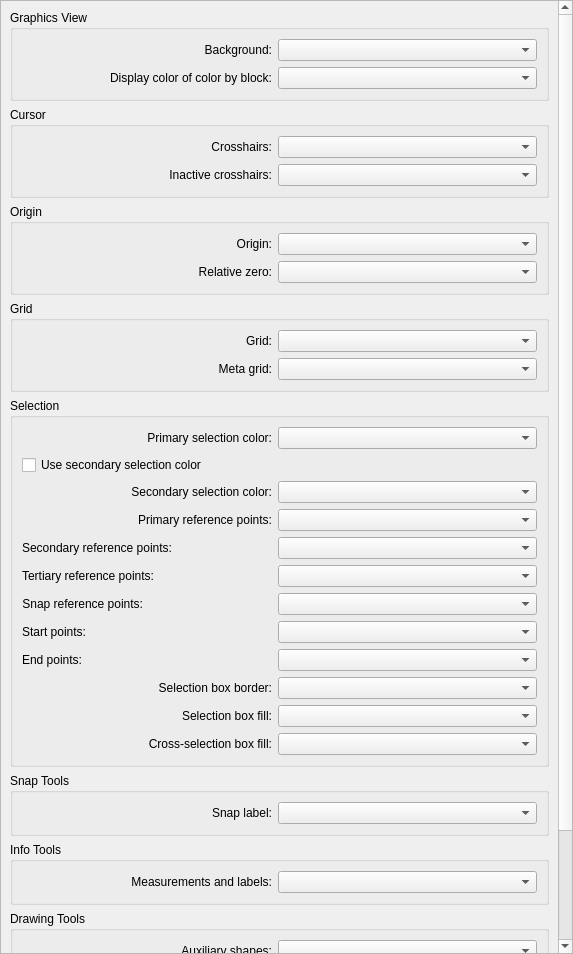
<?xml version="1.0" encoding="UTF-8"?>
<ui version="4.0">
 <class>GraphicsViewColors</class>
 <widget class="QScrollArea" name="GraphicsViewColors">
  <property name="geometry">
   <rect>
    <x>0</x>
    <y>0</y>
    <width>573</width>
    <height>954</height>
   </rect>
  </property>
  <property name="windowTitle">
   <string notr="true"/>
  </property>
  <property name="widgetResizable">
   <bool>true</bool>
  </property>
  <widget class="QWidget" name="scrollAreaWidgetContents">
   <property name="geometry">
    <rect>
     <x>0</x>
     <y>0</y>
     <width>556</width>
     <height>1193</height>
    </rect>
   </property>
   <layout class="QVBoxLayout" name="verticalLayout">
    <item>
     <widget class="QGroupBox" name="groupBox">
      <property name="title">
       <string>Graphics View</string>
      </property>
      <layout class="QFormLayout" name="formLayout_2">
       <item row="0" column="0">
        <widget class="QLabel" name="label">
         <property name="minimumSize">
          <size>
           <width>250</width>
           <height>0</height>
          </size>
         </property>
         <property name="text">
          <string>Background:</string>
         </property>
         <property name="alignment">
          <set>Qt::AlignRight|Qt::AlignTrailing|Qt::AlignVCenter</set>
         </property>
        </widget>
       </item>
       <item row="0" column="1">
        <widget class="RColorCombo" name="BackgroundColor">
         <property name="currentIndex">
          <number>-1</number>
         </property>
         <property name="onlyFixed" stdset="0">
          <bool>true</bool>
         </property>
         <property name="color" stdset="0">
          <color>
           <red>0</red>
           <green>0</green>
           <blue>0</blue>
          </color>
         </property>
         <property name="blackWhite" stdset="0">
          <bool>false</bool>
         </property>
        </widget>
       </item>
       <item row="1" column="0">
        <widget class="QLabel" name="label">
         <property name="minimumSize">
          <size>
           <width>250</width>
           <height>0</height>
          </size>
         </property>
         <property name="text">
          <string>Display color of color by block:</string>
         </property>
         <property name="alignment">
          <set>Qt::AlignRight|Qt::AlignTrailing|Qt::AlignVCenter</set>
         </property>
        </widget>
       </item>
       <item row="1" column="1">
        <widget class="RColorCombo" name="ByBlockColor">
         <property name="currentIndex">
          <number>-1</number>
         </property>
         <property name="onlyFixed" stdset="0">
          <bool>true</bool>
         </property>
         <property name="color" stdset="0">
          <color>
           <red>255</red>
           <green>255</green>
           <blue>255</blue>
          </color>
         </property>
         <property name="blackWhite" stdset="0">
          <bool>false</bool>
         </property>
        </widget>
       </item>
      </layout>
     </widget>
    </item>
    <item>
     <widget class="QGroupBox" name="groupBox_2">
      <property name="title">
       <string>Cursor</string>
      </property>
      <layout class="QFormLayout" name="formLayout">
       <item row="0" column="0">
        <widget class="QLabel" name="label_3">
         <property name="sizePolicy">
          <sizepolicy hsizetype="Preferred" vsizetype="Preferred">
           <horstretch>0</horstretch>
           <verstretch>0</verstretch>
          </sizepolicy>
         </property>
         <property name="minimumSize">
          <size>
           <width>250</width>
           <height>0</height>
          </size>
         </property>
         <property name="text">
          <string>Crosshairs:</string>
         </property>
         <property name="alignment">
          <set>Qt::AlignRight|Qt::AlignTrailing|Qt::AlignVCenter</set>
         </property>
        </widget>
       </item>
       <item row="0" column="1">
        <widget class="RColorCombo" name="CrosshairColor">
         <property name="onlyFixed" stdset="0">
          <bool>true</bool>
         </property>
         <property name="showAlphaChannel" stdset="0">
          <bool>true</bool>
         </property>
         <property name="color" stdset="0">
          <color alpha="128">
           <red>255</red>
           <green>194</green>
           <blue>0</blue>
          </color>
         </property>
         <property name="blackWhite" stdset="0">
          <bool>false</bool>
         </property>
        </widget>
       </item>
       <item row="1" column="0">
        <widget class="QLabel" name="label_14">
         <property name="minimumSize">
          <size>
           <width>250</width>
           <height>0</height>
          </size>
         </property>
         <property name="text">
          <string>Inactive crosshairs:</string>
         </property>
         <property name="alignment">
          <set>Qt::AlignRight|Qt::AlignTrailing|Qt::AlignVCenter</set>
         </property>
        </widget>
       </item>
       <item row="1" column="1">
        <widget class="RColorCombo" name="CrosshairColorInactive">
         <property name="onlyFixed" stdset="0">
          <bool>true</bool>
         </property>
         <property name="showAlphaChannel" stdset="0">
          <bool>true</bool>
         </property>
         <property name="color" stdset="0">
          <color alpha="128">
           <red>108</red>
           <green>79</green>
           <blue>0</blue>
          </color>
         </property>
         <property name="blackWhite" stdset="0">
          <bool>false</bool>
         </property>
        </widget>
       </item>
      </layout>
     </widget>
    </item>
    <item>
     <widget class="QGroupBox" name="groupBox_3">
      <property name="title">
       <string>Origin</string>
      </property>
      <layout class="QFormLayout" name="formLayout_3">
       <item row="0" column="0">
        <widget class="QLabel" name="label_2">
         <property name="minimumSize">
          <size>
           <width>250</width>
           <height>0</height>
          </size>
         </property>
         <property name="text">
          <string>Origin:</string>
         </property>
         <property name="alignment">
          <set>Qt::AlignRight|Qt::AlignTrailing|Qt::AlignVCenter</set>
         </property>
        </widget>
       </item>
       <item row="0" column="1">
        <widget class="RColorCombo" name="OriginColor">
         <property name="onlyFixed" stdset="0">
          <bool>true</bool>
         </property>
         <property name="showAlphaChannel" stdset="0">
          <bool>true</bool>
         </property>
         <property name="color" stdset="0">
          <color alpha="192">
           <red>255</red>
           <green>0</green>
           <blue>0</blue>
          </color>
         </property>
         <property name="blackWhite" stdset="0">
          <bool>false</bool>
         </property>
        </widget>
       </item>
       <item row="1" column="0">
        <widget class="QLabel" name="label_11">
         <property name="minimumSize">
          <size>
           <width>250</width>
           <height>0</height>
          </size>
         </property>
         <property name="text">
          <string>Relative zero:</string>
         </property>
         <property name="alignment">
          <set>Qt::AlignRight|Qt::AlignTrailing|Qt::AlignVCenter</set>
         </property>
        </widget>
       </item>
       <item row="1" column="1">
        <widget class="RColorCombo" name="RelativeZeroColor">
         <property name="onlyFixed" stdset="0">
          <bool>true</bool>
         </property>
         <property name="showAlphaChannel" stdset="0">
          <bool>true</bool>
         </property>
         <property name="color" stdset="0">
          <color>
           <red>162</red>
           <green>36</green>
           <blue>36</blue>
          </color>
         </property>
         <property name="blackWhite" stdset="0">
          <bool>false</bool>
         </property>
        </widget>
       </item>
      </layout>
     </widget>
    </item>
    <item>
     <widget class="QGroupBox" name="groupBox_4">
      <property name="title">
       <string>Grid</string>
      </property>
      <layout class="QFormLayout" name="formLayout_4">
       <item row="0" column="0">
        <widget class="QLabel" name="label_4">
         <property name="minimumSize">
          <size>
           <width>250</width>
           <height>0</height>
          </size>
         </property>
         <property name="text">
          <string>Grid:</string>
         </property>
         <property name="alignment">
          <set>Qt::AlignRight|Qt::AlignTrailing|Qt::AlignVCenter</set>
         </property>
        </widget>
       </item>
       <item row="0" column="1">
        <widget class="RColorCombo" name="GridColor">
         <property name="onlyFixed" stdset="0">
          <bool>true</bool>
         </property>
         <property name="showAlphaChannel" stdset="0">
          <bool>true</bool>
         </property>
         <property name="color" stdset="0">
          <color alpha="192">
           <red>192</red>
           <green>192</green>
           <blue>192</blue>
          </color>
         </property>
         <property name="blackWhite" stdset="0">
          <bool>false</bool>
         </property>
        </widget>
       </item>
       <item row="1" column="0">
        <widget class="QLabel" name="label_5">
         <property name="minimumSize">
          <size>
           <width>250</width>
           <height>0</height>
          </size>
         </property>
         <property name="text">
          <string>Meta grid:</string>
         </property>
         <property name="alignment">
          <set>Qt::AlignRight|Qt::AlignTrailing|Qt::AlignVCenter</set>
         </property>
        </widget>
       </item>
       <item row="1" column="1">
        <widget class="RColorCombo" name="MetaGridColor">
         <property name="onlyFixed" stdset="0">
          <bool>true</bool>
         </property>
         <property name="showAlphaChannel" stdset="0">
          <bool>true</bool>
         </property>
         <property name="color" stdset="0">
          <color alpha="64">
           <red>192</red>
           <green>192</green>
           <blue>192</blue>
          </color>
         </property>
         <property name="blackWhite" stdset="0">
          <bool>false</bool>
         </property>
        </widget>
       </item>
      </layout>
     </widget>
    </item>
    <item>
     <widget class="QGroupBox" name="groupBox_5">
      <property name="title">
       <string>Selection</string>
      </property>
      <layout class="QFormLayout" name="formLayout_5">
       <item row="0" column="0">
        <widget class="QLabel" name="label_7">
         <property name="minimumSize">
          <size>
           <width>250</width>
           <height>0</height>
          </size>
         </property>
         <property name="text">
          <string>Primary selection color:</string>
         </property>
         <property name="alignment">
          <set>Qt::AlignRight|Qt::AlignTrailing|Qt::AlignVCenter</set>
         </property>
        </widget>
       </item>
       <item row="0" column="1">
        <widget class="RColorCombo" name="SelectionColor">
         <property name="onlyFixed" stdset="0">
          <bool>true</bool>
         </property>
         <property name="showAlphaChannel" stdset="0">
          <bool>true</bool>
         </property>
         <property name="color" stdset="0">
          <color alpha="128">
           <red>209</red>
           <green>90</green>
           <blue>90</blue>
          </color>
         </property>
         <property name="blackWhite" stdset="0">
          <bool>false</bool>
         </property>
        </widget>
       </item>
       <item row="1" column="0">
        <widget class="QCheckBox" name="UseSecondarySelectionColor">
         <property name="text">
          <string>Use secondary selection color</string>
         </property>
        </widget>
       </item>
       <item row="1" column="1">
        <widget class="QWidget" name="widget" native="true"/>
       </item>
       <item row="2" column="0">
        <widget class="QLabel" name="SecondarySelectionColorLabel">
         <property name="minimumSize">
          <size>
           <width>250</width>
           <height>0</height>
          </size>
         </property>
         <property name="text">
          <string>Secondary selection color:</string>
         </property>
         <property name="alignment">
          <set>Qt::AlignRight|Qt::AlignTrailing|Qt::AlignVCenter</set>
         </property>
        </widget>
       </item>
       <item row="2" column="1">
        <widget class="RColorCombo" name="SecondarySelectionColor">
         <property name="onlyFixed" stdset="0">
          <bool>true</bool>
         </property>
         <property name="showAlphaChannel" stdset="0">
          <bool>true</bool>
         </property>
         <property name="color" stdset="0">
          <color>
           <red>255</red>
           <green>255</green>
           <blue>255</blue>
          </color>
         </property>
         <property name="blackWhite" stdset="0">
          <bool>false</bool>
         </property>
        </widget>
       </item>
       <item row="3" column="0">
        <widget class="QLabel" name="label_13">
         <property name="minimumSize">
          <size>
           <width>250</width>
           <height>0</height>
          </size>
         </property>
         <property name="text">
          <string>Primary reference points:</string>
         </property>
         <property name="alignment">
          <set>Qt::AlignRight|Qt::AlignTrailing|Qt::AlignVCenter</set>
         </property>
        </widget>
       </item>
       <item row="3" column="1">
        <widget class="RColorCombo" name="ReferencePointColor">
         <property name="onlyFixed" stdset="0">
          <bool>true</bool>
         </property>
         <property name="showAlphaChannel" stdset="0">
          <bool>true</bool>
         </property>
         <property name="color" stdset="0">
          <color>
           <red>0</red>
           <green>0</green>
           <blue>172</blue>
          </color>
         </property>
         <property name="blackWhite" stdset="0">
          <bool>false</bool>
         </property>
        </widget>
       </item>
       <item row="4" column="0">
        <widget class="QLabel" name="label_15">
         <property name="text">
          <string>Secondary reference points:</string>
         </property>
         <property name="alignment">
          <set>Qt::AlignRight|Qt::AlignTrailing|Qt::AlignVCenter</set>
         </property>
        </widget>
       </item>
       <item row="4" column="1">
        <widget class="RColorCombo" name="SecondaryReferencePointColor">
         <property name="onlyFixed" stdset="0">
          <bool>true</bool>
         </property>
         <property name="showAlphaChannel" stdset="0">
          <bool>true</bool>
         </property>
         <property name="color" stdset="0">
          <color>
           <red>0</red>
           <green>128</green>
           <blue>172</blue>
          </color>
         </property>
         <property name="blackWhite" stdset="0">
          <bool>false</bool>
         </property>
        </widget>
       </item>
       <item row="9" column="0">
        <widget class="QLabel" name="label_8">
         <property name="minimumSize">
          <size>
           <width>250</width>
           <height>0</height>
          </size>
         </property>
         <property name="text">
          <string>Selection box border:</string>
         </property>
         <property name="alignment">
          <set>Qt::AlignRight|Qt::AlignTrailing|Qt::AlignVCenter</set>
         </property>
        </widget>
       </item>
       <item row="9" column="1">
        <widget class="RColorCombo" name="SelectionBoxColor">
         <property name="onlyFixed" stdset="0">
          <bool>true</bool>
         </property>
         <property name="showAlphaChannel" stdset="0">
          <bool>true</bool>
         </property>
         <property name="color" stdset="0">
          <color>
           <red>128</red>
           <green>0</green>
           <blue>0</blue>
          </color>
         </property>
         <property name="blackWhite" stdset="0">
          <bool>false</bool>
         </property>
        </widget>
       </item>
       <item row="10" column="0">
        <widget class="QLabel" name="label_9">
         <property name="minimumSize">
          <size>
           <width>250</width>
           <height>0</height>
          </size>
         </property>
         <property name="text">
          <string>Selection box fill:</string>
         </property>
         <property name="alignment">
          <set>Qt::AlignRight|Qt::AlignTrailing|Qt::AlignVCenter</set>
         </property>
        </widget>
       </item>
       <item row="10" column="1">
        <widget class="RColorCombo" name="SelectionBoxBackgroundColor">
         <property name="onlyFixed" stdset="0">
          <bool>true</bool>
         </property>
         <property name="showAlphaChannel" stdset="0">
          <bool>true</bool>
         </property>
         <property name="color" stdset="0">
          <color alpha="30">
           <red>0</red>
           <green>0</green>
           <blue>255</blue>
          </color>
         </property>
         <property name="blackWhite" stdset="0">
          <bool>false</bool>
         </property>
        </widget>
       </item>
       <item row="11" column="0">
        <widget class="QLabel" name="label_12">
         <property name="minimumSize">
          <size>
           <width>250</width>
           <height>0</height>
          </size>
         </property>
         <property name="text">
          <string>Cross-selection box fill:</string>
         </property>
         <property name="alignment">
          <set>Qt::AlignRight|Qt::AlignTrailing|Qt::AlignVCenter</set>
         </property>
        </widget>
       </item>
       <item row="11" column="1">
        <widget class="RColorCombo" name="SelectionBoxBackgroundCrossColor">
         <property name="onlyFixed" stdset="0">
          <bool>true</bool>
         </property>
         <property name="showAlphaChannel" stdset="0">
          <bool>true</bool>
         </property>
         <property name="color" stdset="0">
          <color alpha="30">
           <red>0</red>
           <green>255</green>
           <blue>0</blue>
          </color>
         </property>
         <property name="blackWhite" stdset="0">
          <bool>false</bool>
         </property>
        </widget>
       </item>
       <item row="7" column="0">
        <widget class="QLabel" name="label_18">
         <property name="text">
          <string>Start points:</string>
         </property>
         <property name="alignment">
          <set>Qt::AlignRight|Qt::AlignTrailing|Qt::AlignVCenter</set>
         </property>
        </widget>
       </item>
       <item row="8" column="0">
        <widget class="QLabel" name="label_19">
         <property name="text">
          <string>End points:</string>
         </property>
         <property name="alignment">
          <set>Qt::AlignRight|Qt::AlignTrailing|Qt::AlignVCenter</set>
         </property>
        </widget>
       </item>
       <item row="7" column="1">
        <widget class="RColorCombo" name="StartReferencePointColor">
         <property name="onlyFixed" stdset="0">
          <bool>true</bool>
         </property>
         <property name="showAlphaChannel" stdset="0">
          <bool>true</bool>
         </property>
         <property name="color" stdset="0">
          <color>
           <red>192</red>
           <green>0</green>
           <blue>32</blue>
          </color>
         </property>
         <property name="blackWhite" stdset="0">
          <bool>false</bool>
         </property>
        </widget>
       </item>
       <item row="8" column="1">
        <widget class="RColorCombo" name="EndReferencePointColor">
         <property name="onlyFixed" stdset="0">
          <bool>true</bool>
         </property>
         <property name="showAlphaChannel" stdset="0">
          <bool>true</bool>
         </property>
         <property name="color" stdset="0">
          <color>
           <red>0</red>
           <green>0</green>
           <blue>172</blue>
          </color>
         </property>
         <property name="blackWhite" stdset="0">
          <bool>false</bool>
         </property>
        </widget>
       </item>
       <item row="5" column="0">
        <widget class="QLabel" name="label_20">
         <property name="text">
          <string>Tertiary reference points:</string>
         </property>
         <property name="alignment">
          <set>Qt::AlignRight|Qt::AlignTrailing|Qt::AlignVCenter</set>
         </property>
        </widget>
       </item>
       <item row="5" column="1">
        <widget class="RColorCombo" name="TertiaryReferencePointColor">
         <property name="onlyFixed" stdset="0">
          <bool>true</bool>
         </property>
         <property name="showAlphaChannel" stdset="0">
          <bool>true</bool>
         </property>
         <property name="color" stdset="0">
          <color>
           <red>0</red>
           <green>64</green>
           <blue>172</blue>
          </color>
         </property>
         <property name="blackWhite" stdset="0">
          <bool>false</bool>
         </property>
        </widget>
       </item>
       <item row="6" column="0">
        <widget class="QLabel" name="label_22">
         <property name="text">
          <string>Snap reference points:</string>
         </property>
         <property name="alignment">
          <set>Qt::AlignRight|Qt::AlignTrailing|Qt::AlignVCenter</set>
         </property>
        </widget>
       </item>
       <item row="6" column="1">
        <widget class="RColorCombo" name="SnapReferencePointColor">
         <property name="onlyFixed" stdset="0">
          <bool>true</bool>
         </property>
         <property name="showAlphaChannel" stdset="0">
          <bool>true</bool>
         </property>
         <property name="color" stdset="0">
          <color>
           <red>0</red>
           <green>64</green>
           <blue>200</blue>
          </color>
         </property>
         <property name="blackWhite" stdset="0">
          <bool>false</bool>
         </property>
        </widget>
       </item>
      </layout>
     </widget>
    </item>
    <item>
     <widget class="QGroupBox" name="groupBox_6">
      <property name="title">
       <string>Snap Tools</string>
      </property>
      <layout class="QFormLayout" name="formLayout_6">
       <item row="0" column="0">
        <widget class="QLabel" name="label_16">
         <property name="minimumSize">
          <size>
           <width>250</width>
           <height>0</height>
          </size>
         </property>
         <property name="text">
          <string>Snap label:</string>
         </property>
         <property name="alignment">
          <set>Qt::AlignRight|Qt::AlignTrailing|Qt::AlignVCenter</set>
         </property>
        </widget>
       </item>
       <item row="0" column="1">
        <widget class="RColorCombo" name="TextLabelColor">
         <property name="onlyFixed" stdset="0">
          <bool>true</bool>
         </property>
         <property name="showAlphaChannel" stdset="0">
          <bool>true</bool>
         </property>
         <property name="color" stdset="0">
          <color>
           <red>249</red>
           <green>198</green>
           <blue>31</blue>
          </color>
         </property>
         <property name="blackWhite" stdset="0">
          <bool>true</bool>
         </property>
        </widget>
       </item>
      </layout>
     </widget>
    </item>
    <item>
     <widget class="QGroupBox" name="groupBox_8">
      <property name="title">
       <string>Info Tools</string>
      </property>
      <layout class="QFormLayout" name="formLayout_7">
       <item row="0" column="0">
        <widget class="QLabel" name="label_17">
         <property name="minimumSize">
          <size>
           <width>250</width>
           <height>0</height>
          </size>
         </property>
         <property name="text">
          <string>Measurements and labels:</string>
         </property>
         <property name="alignment">
          <set>Qt::AlignRight|Qt::AlignTrailing|Qt::AlignVCenter</set>
         </property>
        </widget>
       </item>
       <item row="0" column="1">
        <widget class="RColorCombo" name="MeasurementToolsColor">
         <property name="onlyFixed" stdset="0">
          <bool>true</bool>
         </property>
         <property name="showAlphaChannel" stdset="0">
          <bool>true</bool>
         </property>
         <property name="color" stdset="0">
          <color>
           <red>155</red>
           <green>220</green>
           <blue>112</blue>
          </color>
         </property>
         <property name="blackWhite" stdset="0">
          <bool>true</bool>
         </property>
        </widget>
       </item>
      </layout>
     </widget>
    </item>
    <item>
     <widget class="QGroupBox" name="groupBox_9">
      <property name="title">
       <string>Drawing Tools</string>
      </property>
      <layout class="QFormLayout" name="formLayout_9">
       <item row="0" column="0">
        <widget class="QLabel" name="label_10">
         <property name="minimumSize">
          <size>
           <width>250</width>
           <height>0</height>
          </size>
         </property>
         <property name="text">
          <string>Auxiliary shapes:</string>
         </property>
         <property name="alignment">
          <set>Qt::AlignRight|Qt::AlignTrailing|Qt::AlignVCenter</set>
         </property>
        </widget>
       </item>
       <item row="0" column="1">
        <widget class="RColorCombo" name="AuxShapeColor">
         <property name="onlyFixed" stdset="0">
          <bool>true</bool>
         </property>
         <property name="showAlphaChannel" stdset="0">
          <bool>true</bool>
         </property>
         <property name="color" stdset="0">
          <color>
           <red>121</red>
           <green>118</green>
           <blue>197</blue>
          </color>
         </property>
         <property name="blackWhite" stdset="0">
          <bool>false</bool>
         </property>
        </widget>
       </item>
       <item row="1" column="0">
        <widget class="QLabel" name="label_21">
         <property name="text">
          <string>Working set fading factor:</string>
         </property>
         <property name="alignment">
          <set>Qt::AlignRight|Qt::AlignTrailing|Qt::AlignVCenter</set>
         </property>
        </widget>
       </item>
       <item row="1" column="1">
        <widget class="QComboBox" name="FadingFactor">
         <property name="editable">
          <bool>true</bool>
         </property>
         <property name="currentIndex">
          <number>7</number>
         </property>
         <item>
          <property name="text">
           <string notr="true">0</string>
          </property>
         </item>
         <item>
          <property name="text">
           <string notr="true">0.5</string>
          </property>
         </item>
         <item>
          <property name="text">
           <string notr="true">1</string>
          </property>
         </item>
         <item>
          <property name="text">
           <string notr="true">1.5</string>
          </property>
         </item>
         <item>
          <property name="text">
           <string notr="true">2</string>
          </property>
         </item>
         <item>
          <property name="text">
           <string notr="true">2.5</string>
          </property>
         </item>
         <item>
          <property name="text">
           <string notr="true">3</string>
          </property>
         </item>
         <item>
          <property name="text">
           <string notr="true">3.5</string>
          </property>
         </item>
         <item>
          <property name="text">
           <string notr="true">4</string>
          </property>
         </item>
         <item>
          <property name="text">
           <string notr="true">4.5</string>
          </property>
         </item>
         <item>
          <property name="text">
           <string notr="true">5</string>
          </property>
         </item>
        </widget>
       </item>
      </layout>
     </widget>
    </item>
    <item>
     <widget class="QGroupBox" name="groupBox_7">
      <property name="title">
       <string>Zoom Tools</string>
      </property>
      <layout class="QFormLayout" name="formLayout_8">
       <item row="0" column="0">
        <widget class="QLabel" name="label_6">
         <property name="minimumSize">
          <size>
           <width>250</width>
           <height>0</height>
          </size>
         </property>
         <property name="text">
          <string>Zoom box border:</string>
         </property>
         <property name="alignment">
          <set>Qt::AlignRight|Qt::AlignTrailing|Qt::AlignVCenter</set>
         </property>
        </widget>
       </item>
       <item row="0" column="1">
        <widget class="RColorCombo" name="ZoomBoxColor">
         <property name="onlyFixed" stdset="0">
          <bool>true</bool>
         </property>
         <property name="showAlphaChannel" stdset="0">
          <bool>true</bool>
         </property>
         <property name="color" stdset="0">
          <color>
           <red>127</red>
           <green>0</green>
           <blue>0</blue>
          </color>
         </property>
         <property name="blackWhite" stdset="0">
          <bool>false</bool>
         </property>
        </widget>
       </item>
      </layout>
     </widget>
    </item>
    <item>
     <spacer name="verticalSpacer">
      <property name="orientation">
       <enum>Qt::Vertical</enum>
      </property>
      <property name="sizeHint" stdset="0">
       <size>
        <width>20</width>
        <height>40</height>
       </size>
      </property>
     </spacer>
    </item>
   </layout>
  </widget>
 </widget>
 <customwidgets>
  <customwidget>
   <class>RColorCombo</class>
   <extends>QComboBox</extends>
   <header>RColorCombo.h</header>
  </customwidget>
 </customwidgets>
 <resources/>
 <connections>
  <connection>
   <sender>UseSecondarySelectionColor</sender>
   <signal>toggled(bool)</signal>
   <receiver>SecondarySelectionColorLabel</receiver>
   <slot>setEnabled(bool)</slot>
   <hints>
    <hint type="sourcelabel">
     <x>359</x>
     <y>192</y>
    </hint>
    <hint type="destinationlabel">
     <x>350</x>
     <y>218</y>
    </hint>
   </hints>
  </connection>
  <connection>
   <sender>UseSecondarySelectionColor</sender>
   <signal>toggled(bool)</signal>
   <receiver>SecondarySelectionColor</receiver>
   <slot>setEnabled(bool)</slot>
   <hints>
    <hint type="sourcelabel">
     <x>359</x>
     <y>192</y>
    </hint>
    <hint type="destinationlabel">
     <x>459</x>
     <y>222</y>
    </hint>
   </hints>
  </connection>
 </connections>
</ui>
